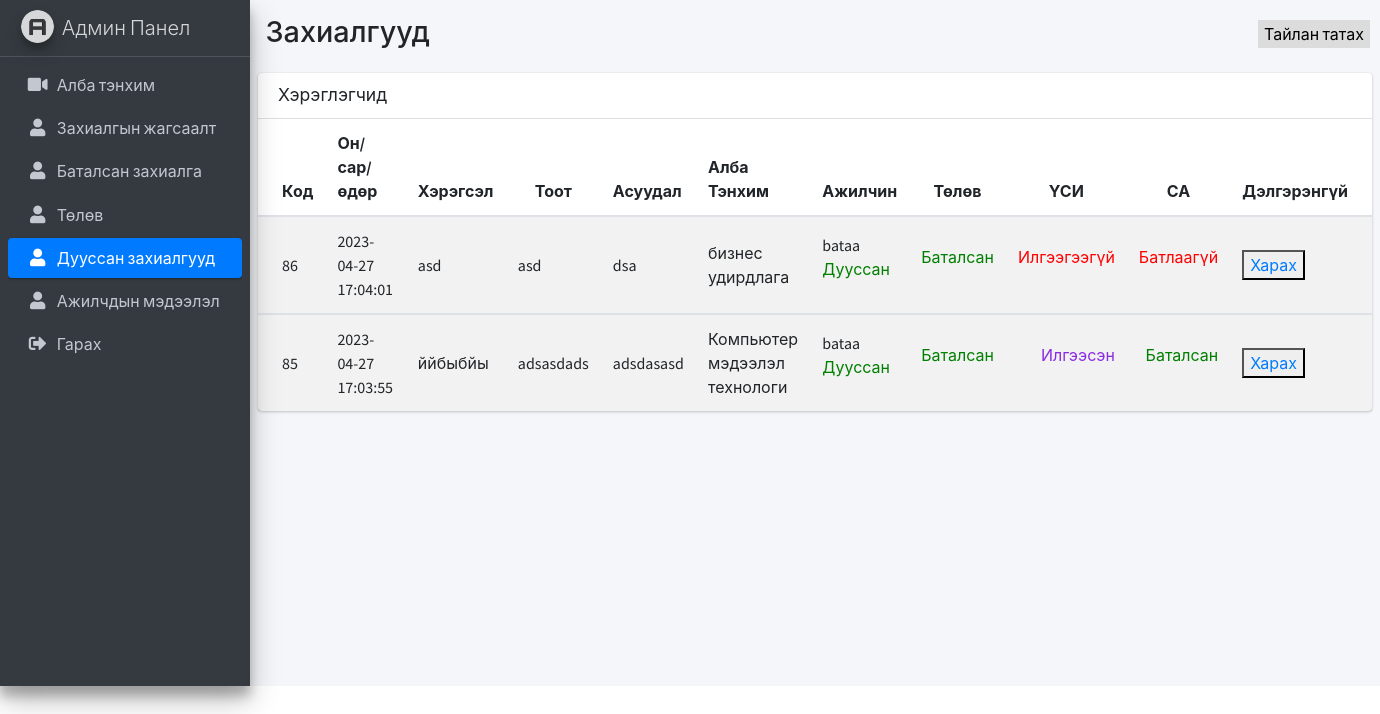
/admin-done.php, run on the app's committed database.
### tables this page shows
CREATE TABLE `workorder` (
  `order_id` int(11) NOT NULL,
  `orderDate` timestamp NOT NULL DEFAULT current_timestamp() ON UPDATE current_timestamp(),
  `doneDate` varchar(255) DEFAULT NULL,
  `item` varchar(150) NOT NULL,
  `roomNumber` varchar(100) DEFAULT NULL,
  `problem` text NOT NULL,
  `userID` char(8) NOT NULL,
  `dataStatusId` int(1) DEFAULT NULL,
  `money_order` int(11) DEFAULT NULL,
  `file` text DEFAULT NULL,
  `orderStatus` int(1) DEFAULT NULL,
  `employee_id` char(10) DEFAULT NULL,
  `checkStatus` int(1) DEFAULT NULL
);

CREATE TABLE `users` (
  `user_id` char(8) NOT NULL,
  `username` varchar(45) NOT NULL,
  `lastname` varchar(45) NOT NULL,
  `phone` int(11) NOT NULL,
  `email` varchar(125) NOT NULL,
  `password` varchar(45) NOT NULL,
  `gender` char(8) DEFAULT NULL
);

CREATE TABLE `employee` (
  `employee_id` char(8) NOT NULL,
  `username` varchar(50) NOT NULL,
  `lastname` varchar(50) NOT NULL,
  `phone` varchar(20) NOT NULL,
  `email` varchar(50) NOT NULL,
  `password` varchar(50) NOT NULL,
  `gender` char(10) NOT NULL
);

### admin-done.php (the view, shortened to what this page needs)
<!DOCTYPE html>
<html>
<head>
    <link rel="stylesheet" href="plugins/fontawesome-free/css/all.min.css" />
    <link rel="stylesheet" href="https://code.ionicframework.com/ionicons/2.0.1/css/ionicons.min.css" />
    <link rel="stylesheet" href="dist/css/adminlte.min.css" />
</head>
<body class="hold-transition sidebar-mini">
    <div class="wrapper">
        <aside class="main-sidebar sidebar-dark-primary elevation-4">
            <a href="admin-index.html" class="brand-link">
                <img src="dist/img/AdminLTELogo.png" alt="AdminLTE Logo" class="brand-image img-circle elevation-3"
                    style="opacity: 0.8;" />
                <span class="brand-text font-weight-light">Админ Панел</span>
            </a>
            <div class="sidebar">
                <nav class="mt-2">
                    <ul class="nav nav-pills nav-sidebar flex-column" data-widget="treeview" role="menu"
                        data-accordion="false">
                        <li class="nav-item">
                            <a href="admin-movie.php" class="nav-link">
                                <i class="nav-icon fas fa-video"></i>
                                <p>
                                    Алба тэнхим
                                </p>
                            </a>
                        </li>
                        <li class="nav-item">
                            <a href="admin-users.php" class="nav-link">
                                <i class="nav-icon fas fa-user"></i>
                                <p>Захиалгын жагсаалт</p>
                            </a>
                        </li>
                        <li class="nav-item">
                            <a href="admin-orderConfirm.php" class="nav-link">
                                <i class="nav-icon fas fa-user"></i>
                                <p>Баталсан захиалга</p>
                            </a>
                        </li>
                        <li class="nav-item">
                            <a href="workProcess.php" class="nav-link">
                                <i class="nav-icon fas fa-user"></i>
                                <p>Төлөв</p>
                            </a>
                        </li>
                        <li class="nav-item">
                            <a href="admin-done.php" class="nav-link active">
                                <i class="nav-icon fas fa-user"></i>
                                <p>Дууссан захиалгууд</p>
                            </a>
                        </li>
                        <li class="nav-item">
                            <a href="employee-user.php" class="nav-link">
                                <i class="nav-icon fas fa-user"></i>
                                <p>Ажилчдын мэдээлэл</p>
                            </a>
                        </li>
                        <li class="nav-item">
                            <a href="./service/logout.php" class="nav-link">
                                <i class="nav-icon fas fa-sign-out-alt"></i>
                                <p>Гарах</p>
                            </a>
                        </li>
                    </ul>
                </nav>
            </div>
        </aside>
        <div class="content-wrapper">
            <section class="content-header">
                <div class="container-fluid">
                    <div class="row mb-2">
                        <div class="col-sm-6">
                            <h1>Захиалгууд</h1>
                        </div>
                    </div>
                </div>
                <div class="excel">
                    <a href="export/export_excel.php">Тайлан татах</a>
                </div>
            </section>
            <?php
            include("./service/dbConnect.php");
            $sql = "SELECT * FROM workorder  WHERE checkStatus = 2 AND employee_id IS NOT NULL ORDER BY orderDate DESC ";
            $result = $conn->query($sql);
            if ($result->num_rows > 0) {
                ?>
                <section class="content">
                    <form action="./employee/sent.php" method="POST">
                        <div class="card">
                            <div class="card-header">
                                <h3 class="card-title">Хэрэглэгчид</h3>
                            </div>
                            <div class="card-body p-0">
                                <table class="table table-striped projects">
                                    <thead>
                                        <tr>
                                            <th style="width: 10%">Код</th>
                                            <th style="width: 30%">Он/сар/өдөр</th>
                                            <th style="width: 19%">Хэрэгсэл</th>
                                            <th style="width: 10%; text-align: center">Тоот</th>
                                            <th style="width: 15%">Асуудал</th>
                                            <th style="width: 30%">Алба Тэнхим</th>
                                            <th style="width: 10%; text-align: center">Ажилчин</th>
                                            <th style="width: 10%; text-align: center">Төлөв</th>
                                            <th style="width: 10%; text-align: center">ҮСИ</th>
                                            <th style="width: 10%; text-align: center">СА</th>
                                            <th style="width: 10%; text-align: center">Дэлгэрэнгүй</th>
                                        </tr>
                                    </thead>
                                    <?php
                                    while ($row = $result->fetch_assoc()) {
                                        ?>
                                        <tbody>
                                            <tr>
                                                <td>
                                                    <?php echo $row['order_id'] ?>
                                                </td>
                                                <td>
                                                    <a>
                                                        <?php echo $row['orderDate'] ?>
                                                    </a>
                                                    <br />
                                                </td>
                                                <td>
                                                    <?php echo $row['item'] ?>
                                                </td>
                                                <td>
                                                    <?php echo $row['roomNumber'];
                                                    ?>
                                                </td>
                                                <td>
                                                    <?php echo $row['problem'] ?>
                                                </td>
                                                <td>
                                                    <?php
                                                    $useri = $row['userID'];
                                                    $sqls = "SELECT * FROM users WHERE user_id  = '$useri'";
                                                    $dat = mysqli_query($conn, $sqls);
                                                    if (mysqli_num_rows($dat) > 0) {
                                                        $usi = mysqli_fetch_assoc($dat);
                                                        echo $usi['username'];
                                                    }
                                                    ?>
                                                </td>
                                                <td>
                                                    <?php
                                                    $employee_id = $row['employee_id'];
                                                    $emp = "SELECT * FROM employee WHERE employee_id = '$employee_id'";
                                                    $res = mysqli_query($conn, $emp);
                                                    if (mysqli_num_rows($res) > 0) {
                                                        $rw = mysqli_fetch_assoc($res)
                                                            ?>
                                                        <?php
                                                        echo $rw['username'];
                                                    }
                                                    ?>
                                                    <?php if ($row['checkStatus'] == 2) {
                                                        ?>
                                                        <p style="color: green">Дууссан</p>
                                                        <?php
                                                    } else {
                                                    }
                                                    ?>
                                                </td>
                                                <td class="project-actions text-right">
                                                    <?php if ($row['dataStatusId'] == 1) {
                                                        ?>
                                                        <p class="status">Баталсан </p>
                                                        <?php
                                                    } else {
                                                        ?>
                                                        <p class="status2">Батлаагүй</p>
                                                        <?php
                                                    }
                                                    ?>
                                                </td>
                                                <td class="project-actions text-right">
                                                    <?php if ($row['money_order'] > 0) {
                                                        ?>
                                                        <p class="status1">Илгээсэн </p>
                                                        <?php
                                                    } else {
                                                        ?>
                                                        <p class="status2">Илгээгээгүй</p>
                                                        <?php
                                                    }
                                                    ?>
                                                </td>
                                                <td class="project-actions text-right">
                                                    <?php if ($row['orderStatus'] == 1) {
                                                        ?>
                                                        <p class="status">Баталсан </p>
                                                        <?php
                                                    } else {
                                                        ?>
                                                        <p class="status2">Батлаагүй</p>
                                                        <?php
                                                    }
                                                    ?>
                                                </td>
                                                <td>
                                                    <button>
                                                        <a href="report/print.php?id=<?php echo $row['order_id'] ?> ">Харах</a>
                                                    </button>
                                                </td>
                                            </tr>
                                        </tbody>
                                    <?php } ?>
                                </table>
                            </div>
                        </div>
                    </form>
                </section>
                <?php
            } else {
                echo "0 results";
            }
            ?>
        </div>
</body>
</html>

### admin-done.php (style rules this page uses)
.excel a:link, a:visited { background-color: #DCDCDC; color: black; border: 2px #A9A9A9; padding: 2px 6px; text-align: center; text-decoration: none; display: inline-block; }
.excel { position: absolute; top: 20px; right: 10px; }
.status1 { color: blueviolet; }
.status { color: green; }
.status2 { color: red; }

### data on the page
workorder: order_id "86", orderDate "2023-04-27 17:04:01", item "asd", roomNumber "asd", problem "dsa", userID.username "бизнес удирдлага", employee.username "bataa", checkStatus "Дууссан", dataStatusId "Баталсан", shows "Илгээгээгүй", shows "Батлаагүй"
workorder: order_id "85", orderDate "2023-04-27 17:03:55", item "ййбыбйы", roomNumber "adsasdads", problem "adsdasasd", userID.username "Компьютер мэдээлэл технологи", employee.username "bataa", checkStatus "Дууссан", dataStatusId "Баталсан", money_order "Илгээсэн", orderStatus "Баталсан"
